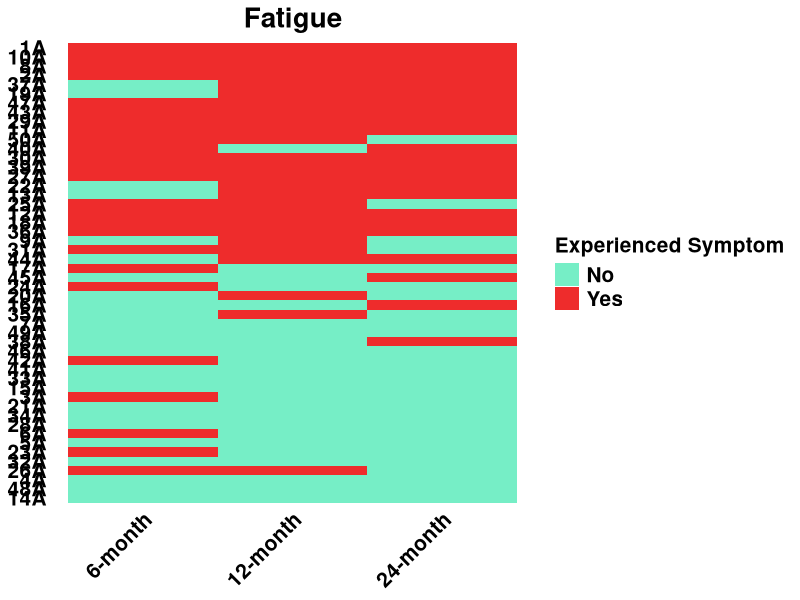
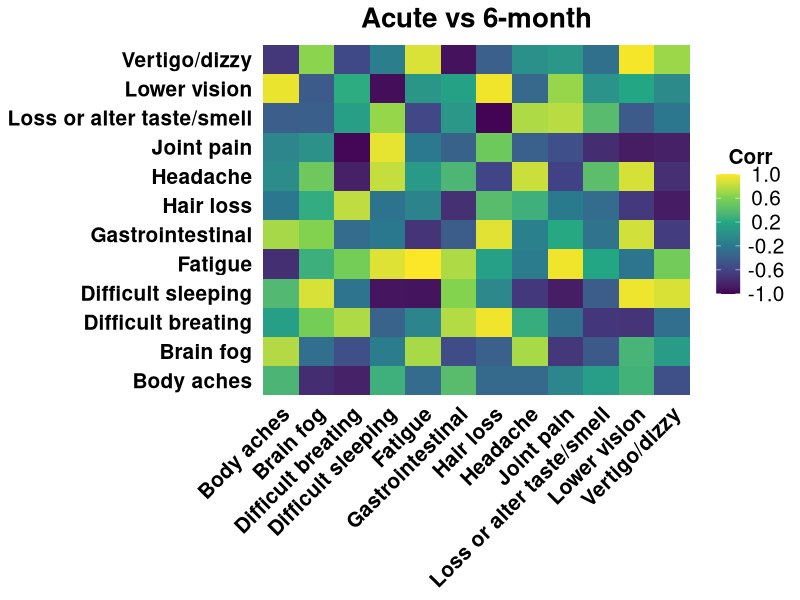

Reproduce these figures in R, in order. (Note: this script raises an error after producing the figures.)
# Package
library(ggplot2)
library(knitr)
library(viridis)

# Read the first dataset
Dt <- read.csv('Heatmap Plot (Individual).csv')
kable(head(Dt))

# Factor
Dt$Month <- factor(Dt$Month, levels = c('6-month', '12-month', '24-month'))
Dt$Experienced.Symptom <- factor(Dt$Experienced.Symptom, levels = c('No', 'Yes'))

# Extract rows for Fatigue #################################################################################
Fatigue <- Dt[which(Dt$Symptom == 'Fatigue'), ]
# Heatmap ##################################################################################################
p_Fatigue <- 
  ggplot(Fatigue, 
         aes(x = Month, y = reorder(PTID, n.symptoms))) + 
  geom_tile(aes(fill = Experienced.Symptom)) + 
  scale_fill_manual(name = 'Experienced Symptom', 
                    values = c('No' = 'aquamarine2', 'Yes' = 'firebrick2', 'NA' = 'gray45')) + 
  ggtitle('Fatigue') + 
  theme(panel.grid.major = element_blank(),      # remove background and grid
        panel.background = element_blank(), 
        axis.line = element_blank(),             # remove lines in X- and Y-axes
        axis.ticks.x = element_blank(),          # remove ticks in X- and Y-axes
        axis.ticks.y = element_blank(),
        axis.title.x = element_blank(),          # remove titles in X- and Y-axes
        axis.title.y = element_blank(),
        axis.text.x = element_text(size = 15, color = 'black', face = "bold", angle = 45, hjust = 1),
        axis.text.y = element_text(size = 15, color = 'black', face = "bold"),
        legend.text = element_text(size = 15, color = 'black', face = "bold"),
        legend.title = element_text(size = 15, face = "bold", color = 'black'),
        plot.title = element_text(size = 20, hjust = 0.5, face = "bold", color = 'black'))
p_Fatigue

# First: Fatigue #########################################################################################
Fatigue <- Dt[which(Dt$Symptom == 'Fatigue'), ]
p_Fatigue <- 
  ggplot(Fatigue, 
         aes(x = Month, y = reorder(PTID, n.symptoms))) + 
  geom_tile(aes(fill = Experienced.Symptom)) + 
  scale_fill_manual(name = 'Experienced Symptom', 
                    values = c('No' = 'aquamarine2', 'Yes' = 'firebrick2', 'NA' = 'gray45')) + 
  ggtitle('Fatigue') + 
  theme(panel.grid.major = element_blank(),      # remove background and grid
        panel.background = element_blank(), 
        axis.line = element_blank(),             # remove lines in X- and Y-axes
        axis.ticks.x = element_blank(),          # remove ticks in X- and Y-axes
        axis.ticks.y = element_blank(),
        axis.title.x = element_blank(),          # remove titles in X- and Y-axes
        axis.title.y = element_blank(),
        axis.text.x = element_text(size = 15, color = 'black', face = "bold", angle = 45, hjust = 1),
        axis.text.y = element_text(size = 15, color = 'black', face = "bold"),
        legend.position = 'none',                # remove legend
        plot.title = element_text(size = 20, hjust = 0.5, face = "bold", color = 'black'))

# Last: Hair Loss #########################################################################################
Hair_Loss <- Dt[which(Dt$Symptom == 'Hair Loss'), ]
p_Hair_Loss <- 
  ggplot(Hair_Loss, 
         aes(x = Month, y = reorder(PTID, n.symptoms))) + 
  geom_tile(aes(fill = Experienced.Symptom)) + 
  scale_fill_manual(name = 'Experienced Symptom', 
                    values = c('No' = 'aquamarine2', 'Yes' = 'firebrick2', 'NA' = 'gray45')) + 
  ggtitle('Hair Loss') + 
  theme(panel.grid.major = element_blank(),      # remove background and grid
        panel.background = element_blank(), 
        axis.line = element_blank(),             # remove lines in X- and Y-axes
        axis.ticks.x = element_blank(),          # remove ticks in X- and Y-axes
        axis.ticks.y = element_blank(),
        axis.title.x = element_blank(),          # remove titles in X- and Y-axes
        axis.title.y = element_blank(),
        axis.text.x = element_text(size = 15, color = 'black', face = "bold", angle = 45, hjust = 1),
        axis.text.y = element_blank(),
        legend.text = element_text(size = 15, color = 'black', face = "bold"),
        legend.title = element_text(size = 15, face = "bold", color = 'black'),
        plot.title = element_text(size = 20, hjust = 0.5, face = "bold", color = 'black'))

# Middle: other symptoms  #################################################################################
Var.Middle <- c('Headache', 'Muscle Aches', 'Breathing Difficulties', 'Loss Taste/Smell', 
                'Joint Pain', 'Vertigo', 'Lowering Vision', 'Brain Fog')
Heatmap.Middle <- list()
for(i in 1:length(Var.Middle)){
  Data <- Dt[which(Dt$Symptom == Var.Middle[i]), ]
  p <- 
    ggplot(Data, 
           aes(x = Month, y = reorder(PTID, n.symptoms))) + 
    geom_tile(aes(fill = Experienced.Symptom)) + 
    scale_fill_manual(name = 'Experienced Symptom', 
                      values = c('No' = 'aquamarine2', 'Yes' = 'firebrick2', 'NA' = 'gray45')) + 
    ggtitle(Var.Middle[i]) + 
    theme(panel.grid.major = element_blank(),      # remove background and grid
          panel.background = element_blank(), 
          axis.line = element_blank(),             # remove lines in X- and Y-axes
          axis.ticks.x = element_blank(),          # remove ticks in X- and Y-axes
          axis.ticks.y = element_blank(),
          axis.title.x = element_blank(),          # remove titles in X- and Y-axes
          axis.title.y = element_blank(),
          axis.text.x = element_text(size = 15, color = 'black', face = "bold", angle = 45, hjust = 1),
          axis.text.y = element_blank(),
          legend.position = 'none',                # remove legend
          plot.title = element_text(size = 20, hjust = 0.5, face = "bold", color = 'black'))
  Heatmap.Middle[[i]] <- p
}
Layout.Mat <- matrix(c(rep(1:9, each = 8), rep(10, 16)), nrow = 1)
Layout.Mat

# Read the second dataset
Dt <- read.csv('Heatmap Plot (Aggregated).csv')
kable(head(Dt))
# Extract the specific type #################################################################################
Dt1 <- Dt[which(Dt$Comparison == "Acute vs 6-month"), ]
# Plot ###################################################################################################### 
p_acute_6m <- 
  ggplot(Dt1, aes(x = Symptom.PriorTimepoint, y = Symptom.LaterTimepoint)) + 
  geom_tile(aes(fill = Corr)) + 
  ggtitle('Acute vs 6-month') + 
  scale_fill_gradientn(breaks = seq(-1, 1, length.out = 6), 
                       colors = viridis(6), n.breaks = 6, limits = c(-1, 1), na.value = 'gray27') + 
  theme(panel.grid.major = element_blank(), 
        panel.background = element_blank(), 
        axis.line = element_blank(),
        axis.ticks.x = element_blank(),
        axis.ticks.y = element_blank(),
        axis.title.x = element_blank(),
        axis.title.y = element_blank(),
        axis.text.x = element_text(size = 15, color = 'black', face = "bold", angle = 45, hjust = 1),
        axis.text.y = element_text(size = 15, color = 'black', face = "bold"),
        plot.title = element_text(size = 20, hjust = 0.5, face = "bold", color = 'black'),
        legend.text = element_text(size = 15, hjust = 0.5, color = 'black'),
        legend.title = element_text(size = 15, hjust = 0.5, face = "bold", color = 'black'))
p_acute_6m
# First: Acute vs 6-month ############################################################################
Dt1 <- Dt[which(Dt$Comparison == "Acute vs 6-month"), ]
p_acute_6m <- 
  ggplot(Dt1, aes(x = Symptom.PriorTimepoint, y = Symptom.LaterTimepoint)) + 
  geom_tile(aes(fill = Corr)) + 
  ggtitle('Acute vs 6-month') + 
  scale_fill_gradientn(breaks = seq(-1, 1, length.out = 6), 
                       colors = viridis(6), n.breaks = 6, limits = c(-1, 1), na.value = 'gray27') + 
  theme(panel.grid.major = element_blank(), 
        panel.background = element_blank(), 
        axis.line = element_blank(),
        axis.ticks.x = element_blank(),
        axis.ticks.y = element_blank(),
        axis.title.x = element_blank(),
        axis.title.y = element_blank(),
        axis.text.x = element_text(size = 15, color = 'black', face = "bold", angle = 45, hjust = 1),
        axis.text.y = element_text(size = 15, color = 'black', face = "bold"),
        plot.title = element_text(size = 20, hjust = 0.5, face = "bold", color = 'black'),
        legend.position = 'none')

# Middle: 6-month vs 12-month #######################################################################
Dt2 <- Dt[which(Dt$Comparison == "6-month vs 12-month"), ]
p_acute_12m <- ggplot(Dt2, aes(x = Symptom.PriorTimepoint, y = Symptom.LaterTimepoint)) + 
  geom_tile(aes(fill = Corr)) + 
  ggtitle('6-month vs 12-month') + 
  scale_fill_gradientn(breaks = seq(-1, 1, length.out = 6), 
                       colors = viridis(6), n.breaks = 6, limits = c(-1, 1), na.value = 'gray27') + 
  theme(panel.grid.major = element_blank(), 
        panel.background = element_blank(), 
        axis.line = element_blank(),
        axis.ticks.x = element_blank(),
        axis.ticks.y = element_blank(),
        axis.title.x = element_blank(),
        axis.title.y = element_blank(),
        axis.text.x = element_text(size = 15, color = 'black', face = "bold", angle = 45, hjust = 1),
        axis.text.y = element_blank(),
        plot.title = element_text(size = 20, hjust = 0.5, face = "bold", color = 'black'),
        legend.position = 'none')

# Last: 12-month vs 24-month ##########################################################################
Dt3 <- Dt[which(Dt$Comparison == "12-month vs 24-month"), ]
p_acute_24m <- ggplot(Dt3, aes(x = Symptom.PriorTimepoint, y = Symptom.LaterTimepoint)) + 
  geom_tile(aes(fill = Corr)) + 
  ggtitle('12-month vs 24-month') + 
  scale_fill_gradientn(breaks = seq(-1, 1, length.out = 6), 
                       colors = viridis(6), n.breaks = 6, limits = c(-1, 1), na.value = 'gray27') + 
  theme(panel.grid.major = element_blank(), 
        panel.background = element_blank(), 
        axis.line = element_blank(),
        axis.ticks.x = element_blank(),
        axis.ticks.y = element_blank(),
        axis.title.x = element_blank(),
        axis.title.y = element_blank(),
        axis.text.x = element_text(size = 15, color = 'black', face = "bold", angle = 45, hjust = 1),
        axis.text.y = element_blank(),
        plot.title = element_text(size = 20, hjust = 0.5, face = "bold", color = 'black'),
        legend.text = element_text(size = 15, hjust = 0.5, color = 'black'),
        legend.title = element_text(size = 15, hjust = 0.5, face = "bold", color = 'black'))
# Arrange heatmaps ######################################################################################
Layout.Mat <- matrix(c(rep(1, 14), rep(2, 10), rep(3, 12)), nrow = 1)
grid.arrange(p_acute_6m, 
             p_acute_12m, 
             p_acute_24m, 
             layout_matrix = Layout.Mat)













